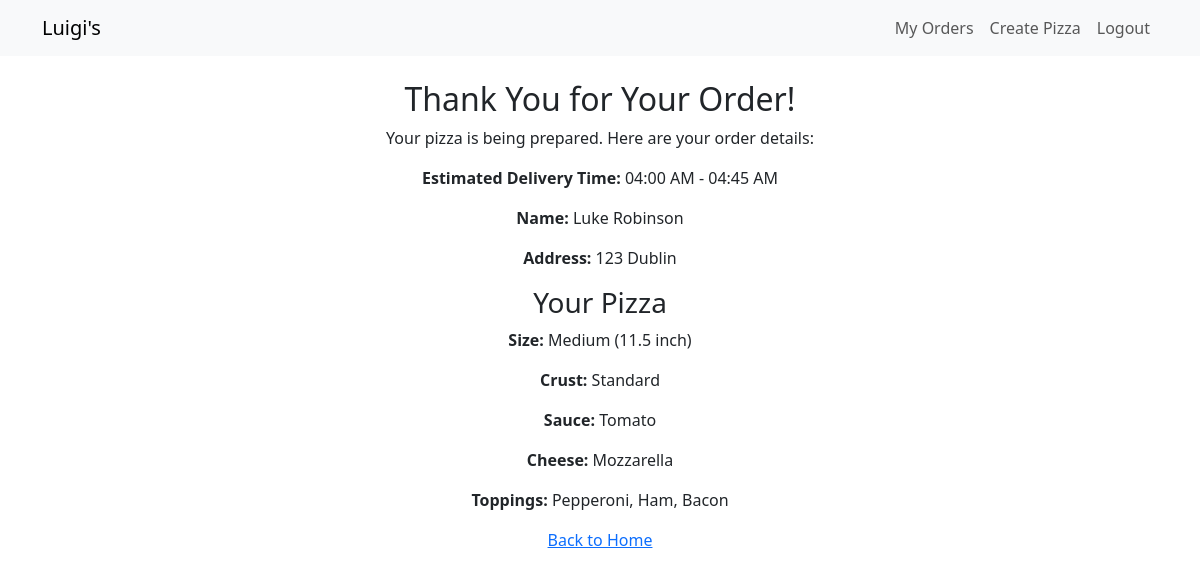
Page /order_complete/1/ (signed in) on the committed database.
### orders/models.py (models this page shows, shortened)
class Order(models.Model):
    user = models.ForeignKey(settings.AUTH_USER_MODEL, on_delete=models.CASCADE)
    pizza = models.ForeignKey(Pizza, on_delete=models.CASCADE)
    name = models.CharField(max_length=100)
    address = models.TextField()
    card_number = models.CharField(max_length=16)
    card_expiry = models.CharField(max_length=7)
    card_cvv = models.CharField(max_length=3)
    timestamp = models.DateTimeField(auto_now_add=True)

class Pizza(models.Model):
    size = models.ForeignKey(PizzaSize, on_delete=models.CASCADE)
    crust = models.ForeignKey(PizzaCrust, on_delete=models.CASCADE)
    sauce = models.ForeignKey(PizzaSauce, on_delete=models.CASCADE)
    cheese = models.ForeignKey(PizzaCheese, on_delete=models.CASCADE)
    toppings = models.ManyToManyField(Topping)

class PizzaSize(models.Model):
    name = models.CharField(max_length=20)

class PizzaCrust(models.Model):
    name = models.CharField(max_length=20)

class PizzaSauce(models.Model):
    name = models.CharField(max_length=20)

class PizzaCheese(models.Model):
    name = models.CharField(max_length=20)

class Topping(models.Model):
    name = models.CharField(max_length=20)

### orders/views.py (the view)
# urls.py: path('order_complete/<int:order_id>/', views.order_complete, name='order_complete'),
@login_required
def order_complete(request, order_id):
    order = get_object_or_404(Order, id=order_id)
    order_time = order.timestamp
    current_minute = order_time.minute
    if current_minute <= 15:
        delivery_start = order_time.replace(minute=45, second=0, microsecond=0)
        delivery_end = delivery_start + timedelta(minutes=15)
    else:
        delivery_start = order_time + timedelta(hours=1)
        delivery_start = delivery_start.replace(minute=0, second=0, microsecond=0)
        delivery_end = delivery_start + timedelta(minutes=45)
    if delivery_end.hour >= 24:
        delivery_end = delivery_end.replace(hour=0)
    delivery_window = f"{delivery_start.strftime('%I:%M %p')} - {delivery_end.strftime('%I:%M %p')}"
    return render(request, 'orders/order_complete.html', {'order': order, 'delivery_window': delivery_window})

### orders/templates/orders/order_complete.html
{% extends 'orders/base.html' %}
{% load static %}
{% block content %}
<div class="container text-center">
    <h2>Thank You for Your Order!</h2>
    <p>Your pizza is being prepared. Here are your order details:</p>
    <p><strong>Estimated Delivery Time:</strong> {{ delivery_window }}</p>
    <p><strong>Name:</strong> {{ order.name }}</p>
    <p><strong>Address:</strong> {{ order.address }}</p>
    <h3>Your Pizza</h3>
    <p><strong>Size:</strong> {{ order.pizza.size.name }}</p>
    <p><strong>Crust:</strong> {{ order.pizza.crust.name }}</p>
    <p><strong>Sauce:</strong> {{ order.pizza.sauce.name }}</p>
    <p><strong>Cheese:</strong> {{ order.pizza.cheese.name }}</p>
    <p><strong>Toppings:</strong>
        {% for topping in order.pizza.toppings.all %}
            {{ topping.name }}{% if not forloop.last %}, {% endif %}
        {% empty %}
            No Toppings
        {% endfor %}
    </p>
    <a href="{% url 'home' %}">Back to Home</a>
</div>
{% endblock %}

### rows in the picture
Order: name "Luke Robinson", address "123 Dublin", pizza.size.name "Medium (11.5 inch)", pizza.crust.name "Standard", pizza.sauce.name "Tomato", pizza.cheese.name "Mozzarella"
Topping: name "Pepperoni"
Topping: name "Ham"
Topping: name "Bacon"

### other values in the picture
{{ delivery_window }} "04:00 AM - 04:45 AM"
